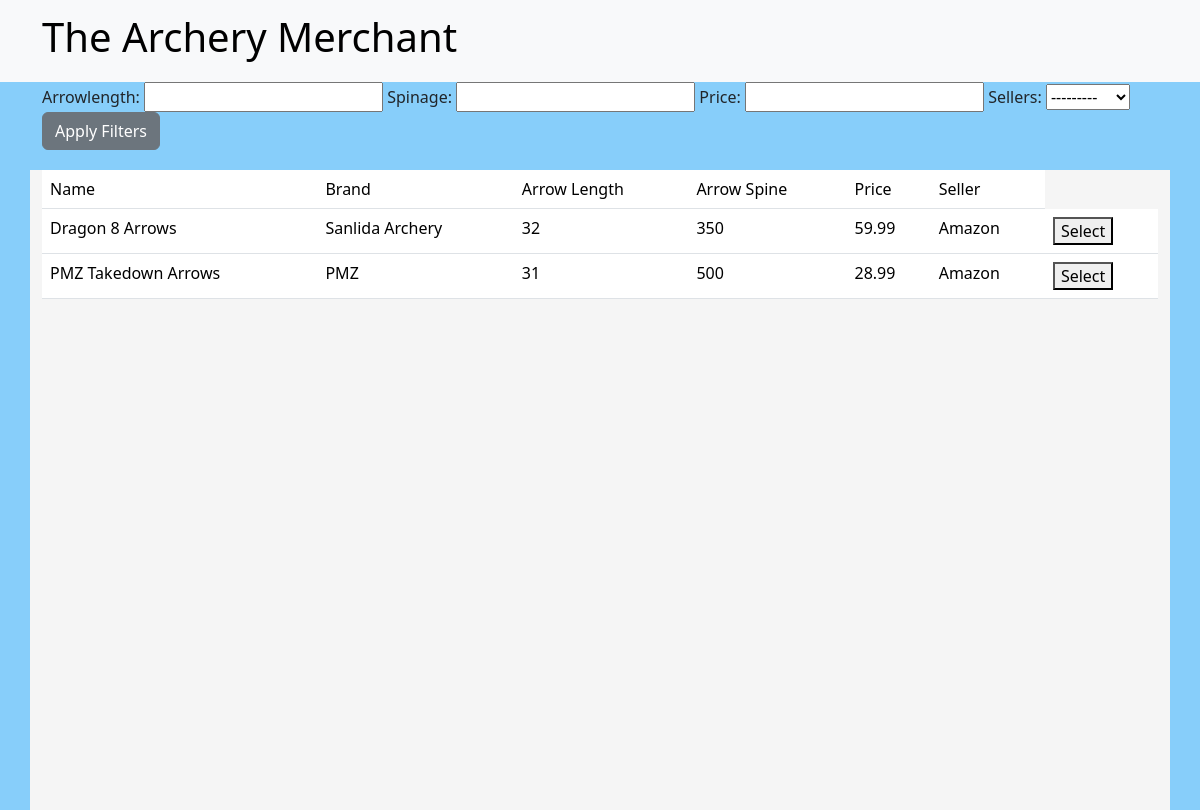
The app's page /arrowselection, older data.
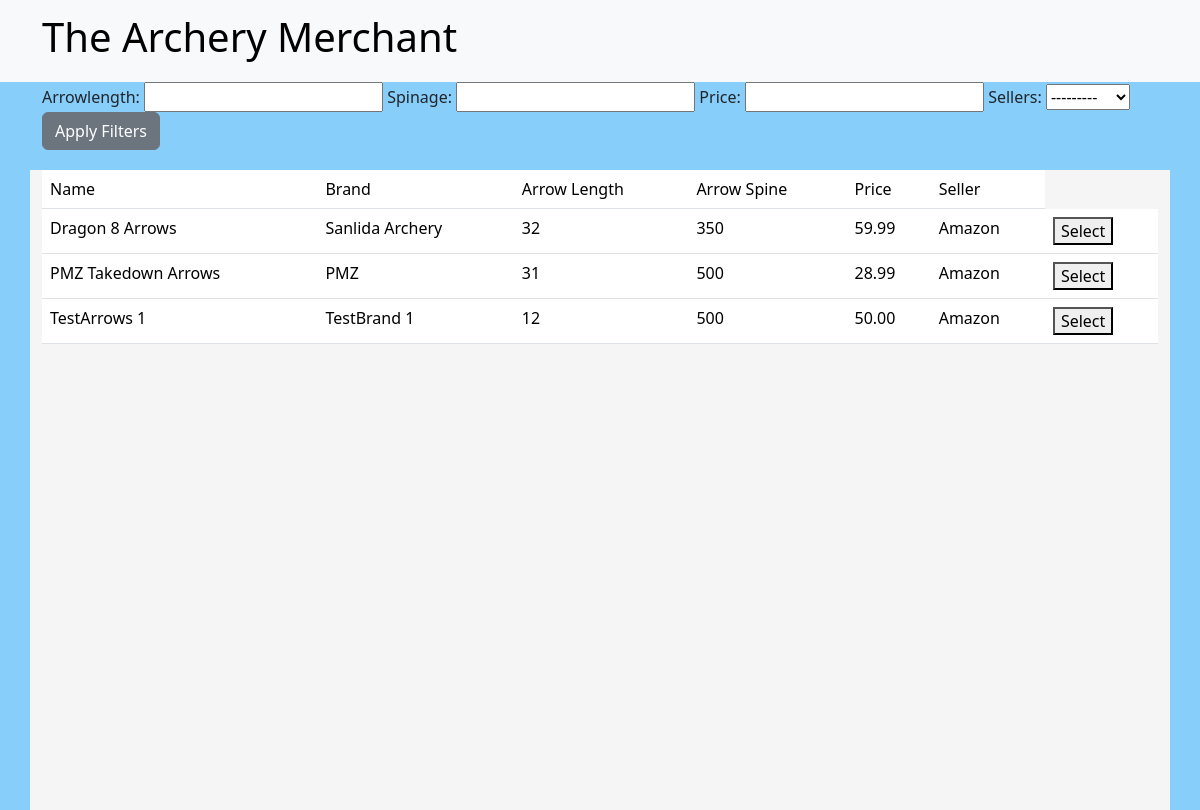
The same page, newer data.
### TheArcheryMerchant/models.py (models this page shows)
class Arrows(models.Model):
    sellers = (("Amazon", "Amazon"), ("Ebay", "Ebay"))
    name = models.CharField(max_length=100)
    arrowLength = models.IntegerField(default=0)
    spinage = models.IntegerField(default=0)
    brand = models.CharField(max_length=100)
    price = models.DecimalField(max_digits=5, decimal_places=2, default=0.0)
    sellers = models.CharField(max_length=100, choices=sellers)
    def __str__(self):
        return self.name

### TheArcheryMerchant/views/selectionPage.py (the view, shortened to what this page needs)
# urls.py: path('arrowselection', arrowSelection.as_view(), name="ArrowSelection")
class arrowSelection(View):
    def get(self, request):
        form = ArrowForm
        arrowlist = Arrows.objects.all()
        return render(request, "arrowSelection.html", {"form": form, "arrowlist": arrowlist })

### TheArcheryMerchant/templates/arrowSelection.html (shortened to what this page needs)
{% extends "pageBase.html" %}
{% load static %}
{% block stylesheet %}
  <link href="{% static 'home.css' %}" rel="stylesheet" type="text/css">
{% endblock %}
{% block app_block %}
<div class="container">
  <form action="{% url 'ArrowSelection' %}" method="POST">
    {{ form }}
    <button type="submit" class="btn btn-secondary">Apply Filters</button>
  </form>
</div>
<div class="home container">
  <form method="POST" action="{% url 'Home' %}">
  <table class="table">
    <thead>
        <td>Name</td>
        <td>Brand</td>
        <td>Arrow Length</td>
        <td>Arrow Spine</td>
        <td>Price</td>
        <td>Seller</td>
    </thead>
    {% for arrow in arrowlist %}
    <tr>
        <td>{{ arrow.name }}</td>
        <td>{{ arrow.brand }}</td>
        <td>{{ arrow.arrowLength }}</td>
        <td>{{ arrow.spinage }}</td>
        <td>{{ arrow.price }}</td>
        <td>{{ arrow.sellers }}</td>
        <td><button type="submit" method="POST" value='{{ arrow }}' name="arrow">Select</button></td>
    </tr>
    {% endfor %}
  </form>
</div>
{% endblock %}

### TheArcheryMerchant/templates/pageBase.html (shortened to what this page needs)
{% load static %}
<html>
    <head>
        {% load bootstrap5 %}
        {% bootstrap_css %}
        {% block stylesheet %}{% endblock %}
    </head>
    <body>
        <nav class="navbar navbar-expand-lg navbar-light bg-light">
            <div class="container">
              <a class="navbar-brand" href="#">
                <h1>The Archery Merchant</h1>
              <div class="collapse navbar-collapse" id="navbarNav">
                <ul class="navbar-nav">
                  <li class="nav-item">
                    <a class="nav-link link-light" href="{% url 'Home' %}">HOME</a>
                  </li>
                </ul>
              </div>
            </div>
        </nav>
        {% block app_block %}{% endblock %}
    </body>
</html>

### static/home.css (style rules this page uses)
body { background-color: lightskyblue; }
.home { background-color: whitesmoke; margin-top: 20px; height: 80%; }
h1 { text-align: center; }

Row changes from the older to the newer data that the page shows:
added Arrows: name "TestArrows 1", brand "TestBrand 1", arrowLength "12", spinage "500", price "50.00", sellers "Amazon"
